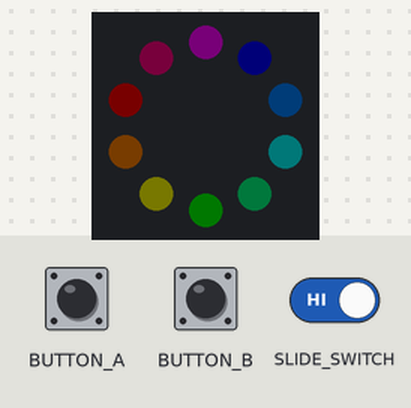
A program run on a simulated Circuit Playground running CircuitPython. Parts: the board's ring of 10 RGB LEDs (number 0 left of the top, counting anticlockwise). The inputs (shaded band) are chosen by the test bench. Dim RGB values are drawn brighter than linear; USB keyboard and mouse output is not drawn.

Above: at 3.2 s.
4.7 s: button B pressed for 0.15 s
At 5.3 s:
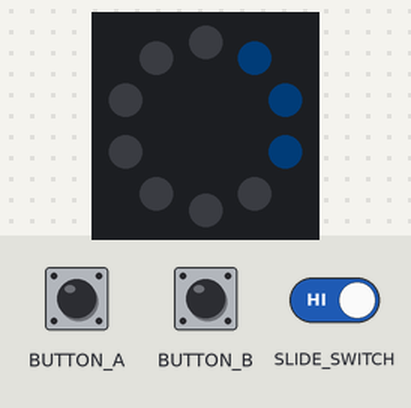
6.3 s: button A pressed for 0.15 s
At 7.5 s:
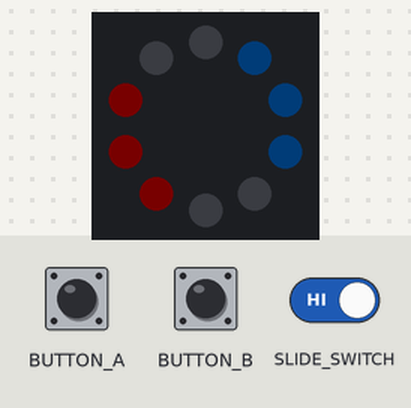
7.9 s: button B pressed for 1 s
At 8.9 s:
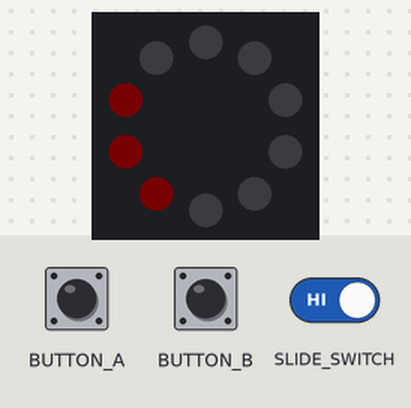
10.4 s: button B pressed for 3.2 s
At 10.8 s:
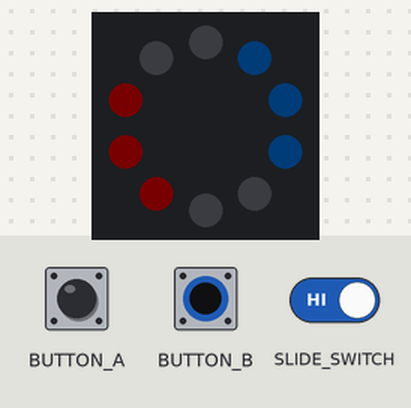
15.1 s: button A pressed for 1 s
At 15.6 s:
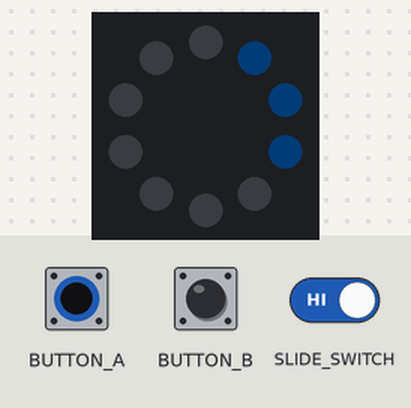
Timing chart, 0 to 18.1 s (numbered marks = the images above; inputs shaded):
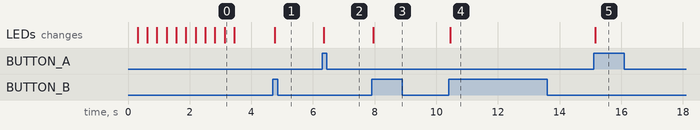

Measured:
- after the input at 4.7 s, the LEDs: change after 0.06 s (image 1)
- after the input at 6.3 s, the LEDs: change after 0.06 s (image 2)
- after the input at 7.9 s, the LEDs: change after 0.06 s (image 3)
- after the input at 10.4 s, the LEDs: change after 0.06 s (image 4)
- after the input at 15.1 s, the LEDs: change after 0.06 s (image 5)

The program:

cpx-zoom-shortcut-code.py
```python
# May16, 2021, ms
# assign keyboard shortcut to button A and B
# A: mute/unmute microphone
# B: stop/start video
# slide switch: Win <-> Mac

# Zoom/Windows
# toggle microphone: Alt + A
# toggle camera: Alt + V

# Zoom/Mac
# toggle microphone: Cmd + Shift + A
# toggle camera: Cmd + Shift + V

# ===== USAGE NOTE ======================
# mute, stop mic and cam on PC/Mac first
# to sync initial neopixel states.
# =======================================

# --- to consider --------------------
# Microsoft Teams/Windows
# toggle microphone: Ctrl + Shift + M
# toggle camera: Crtl + Shift + O

# Google Hangout/Windows
# ------------------------------------

import board
from digitalio import DigitalInOut, Direction, Pull
# import neopixel  # neopixel is initialized in adafruit_circuitplayground lib
# see: https://github.com/adafruit/circuitpython/issues/1134
import time
import usb_hid
import adafruit_fancyled.adafruit_fancyled as fancy
from adafruit_hid.keyboard import Keyboard
# from adafruit_hid.keyboard_layout_us import KeyboardLayoutUS
from adafruit_hid.keycode import Keycode
from adafruit_circuitplayground import cp

# cp.switch: left=True, right=False
# left: windows
# right: mac

# Set up a keyboard device.
kbd = Keyboard(usb_hid.devices)

# colors
mic_color = fancy.CHSV(0, 1.0, 0.01).pack()  # hue, saturation, value
cam_color = fancy.CHSV(0.6, 1.0, 0.01).pack()  # hue, saturation, value

# on start upp HUE cycle
# confrict with cp.  Follow cp.
# npx = neopixel.NeoPixel(board.NEOPIXEL, 10, auto_write=False)
npx = cp.pixels

# strt up
i = 0
while i < 1:
    for pp in range(10):
        h = (pp * (1.0/10) + i) % 1.0
        hsvcolor = fancy.CHSV(h, 1.0, 0.01)  # hue, saturation, value
        npx[pp] = hsvcolor.pack()
        npx.show()
        time.sleep(0.03)
    i = i + 0.1
# off all
npx.fill((0, 0, 0))
npx.show()

# buttons: confrict with cp, follow cp's way
# btnA = DigitalInOut(board.BUTTON_A)
# btnA = DigitalInOut(board.BUTTON_A)
# btnB = DigitalInOut(board.BUTTON_B)
# btnA.direction = Direction.INPUT
# btnB.direction = Direction.INPUT
# btnA.pull = Pull.DOWN
# btnB.pull = Pull.DOWN

mic_status = False
cam_status = False


def neopix_control(idxs, rgb):
    #Anpx.brightness = 0.2
    for i in idxs:
        npx[i] = rgb
    npx.show()


while True:
    # when button pressed
    #if btnA.value:
    if cp.button_a:
        if cp.switch:  # True=Left=Windows
            kbd.send(Keycode.ALT, Keycode.A)  # --- win Zoon
        else:  # False=Right=Mac (=Teams on win)
            # kbd.send(Keycode.COMMAND, Keycode.SHIFT, Keycode.A)  # --- mac
            kbd.send(Keycode.CONTROL, Keycode.SHIFT, Keycode.M)  # win Teams
        if mic_status:  # was on.  turn it off
            neopix_control([1, 2, 3], (0, 0, 0))
        else:  # was off.  turn it on
            neopix_control([1, 2, 3], mic_color)
        # toggle status
        mic_status = not mic_status
        while cp.button_a:
        #while btnA.value:
            pass
    if cp.button_b:
    #if btnB.value:
        if cp.switch:  # True=Left=Windows
            kbd.send(Keycode.ALT, Keycode.V)  # --- win Zoon
        else:  # False=Right=Mac (=Teams on win)
            # kbd.send(Keycode.COMMAND, Keycode.SHIFT, Keycode.V)  # --- mac
            kbd.send(Keycode.CONTROL, Keycode.SHIFT, Keycode.O)  # win Teams
        if cam_status:  # was on.  turn it off
            neopix_control([6, 7, 8], (0, 0, 0))
        else:  # was off.  turn it on
            neopix_control([6, 7, 8], cam_color)
        # toggle status
        cam_status = not cam_status
        while cp.button_b:
        #while btnB.value:
            pass
```
